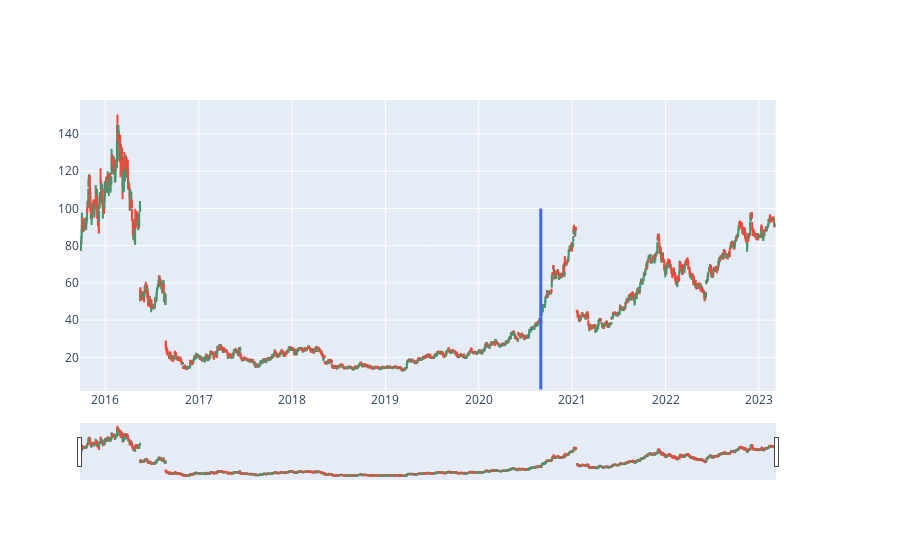

Notebook code for this chart:
### Code cell
from plotly.subplots import make_subplots
import plotly.graph_objects as go

fig = make_subplots(specs=[[{"secondary_y": True}]])
fig.add_trace(
    go.Candlestick(
        x=df.index[4000:], open=df[f'1. open'], high=df['2. high'], low=df['3. low'], close=df[f'4. close']),
    secondary_y=False,
)
# for i in stock_split.find({'symbol':df['symbol'][0]}):
fig.add_shape(type="line",
    x0=df_stocksplit.index[-1], x1=df_stocksplit.index[-1], y0=max(df['4. close']),
    line=dict(color="RoyalBlue",width=3)
)
# fig.add_trace(
#     go.Bar(
#         x=df.index, y=df['5. volume'], marker=dict({'color': 'darkorange'}), texttemplate="%{value:,}", textposition="inside", name="Volume"),
#     secondary_y=True,
# )

### Figure 1 — Plotly figure (JSON) as saved in the notebook; plotly's stock layout.template omitted (floating-point values rounded to 4 significant figures; data arrays with more than 128 entries replaced by an {"elided": "..."} marker saying what was removed)
{"data": [{"close": {"elided": "5873 str values"}, "high": {"elided": "5873 str values"}, "low": {"elided": "5873 str values"}, "open": {"elided": "5873 str values"}, "type": "candlestick", "x": {"elided": "1873 str values"}, "xaxis": "x", "yaxis": "y"}], "layout": {"shapes": [{"line": {"color": "RoyalBlue", "width": 3}, "type": "line", "x0": "2020-08-31T00:00:00", "x1": "2020-08-31T00:00:00", "y0": "99.9900"}], "xaxis": {"anchor": "y", "domain": [0, 0.94]}, "yaxis": {"anchor": "x", "domain": [0, 1]}, "yaxis2": {"anchor": "x", "overlaying": "y", "side": "right"}}}
